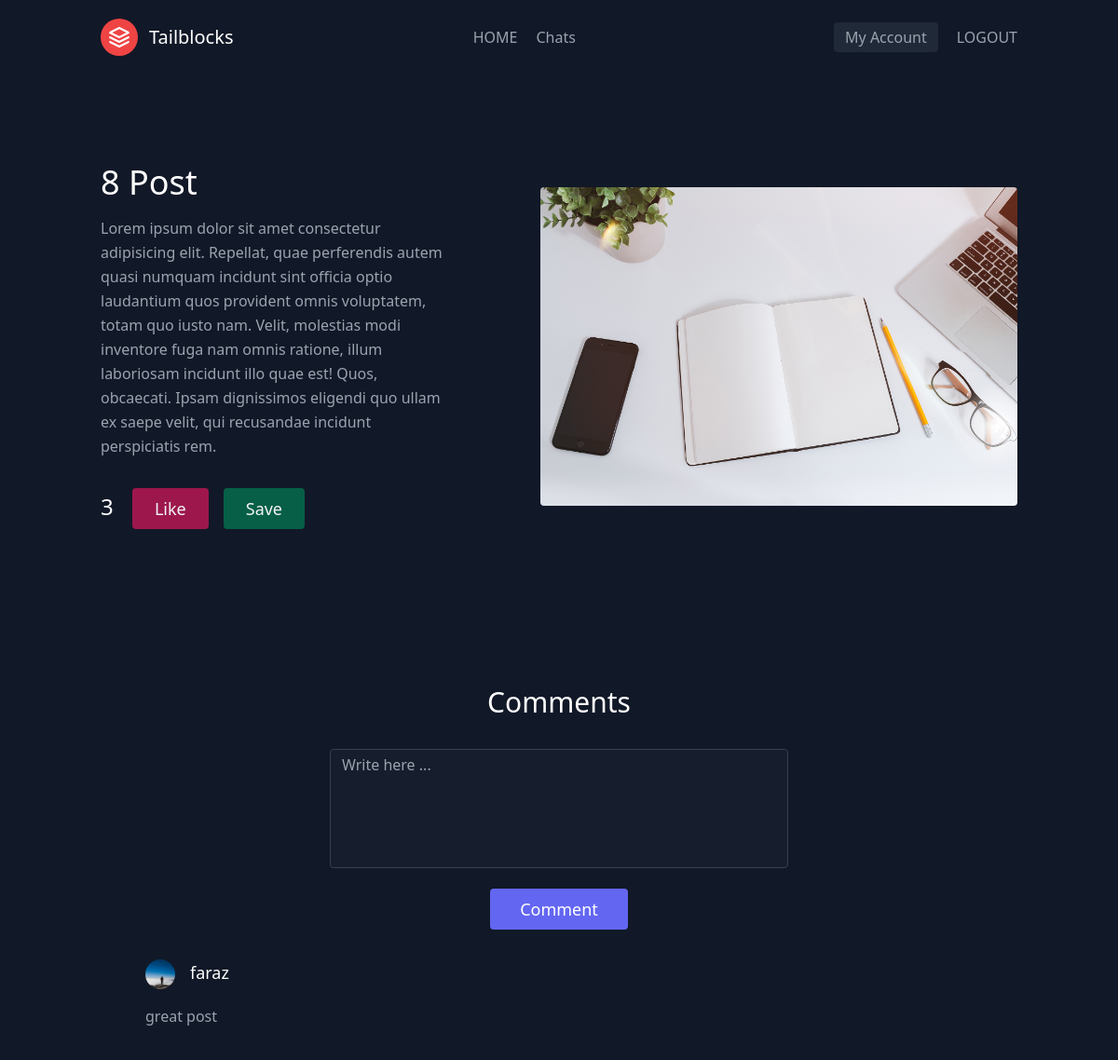
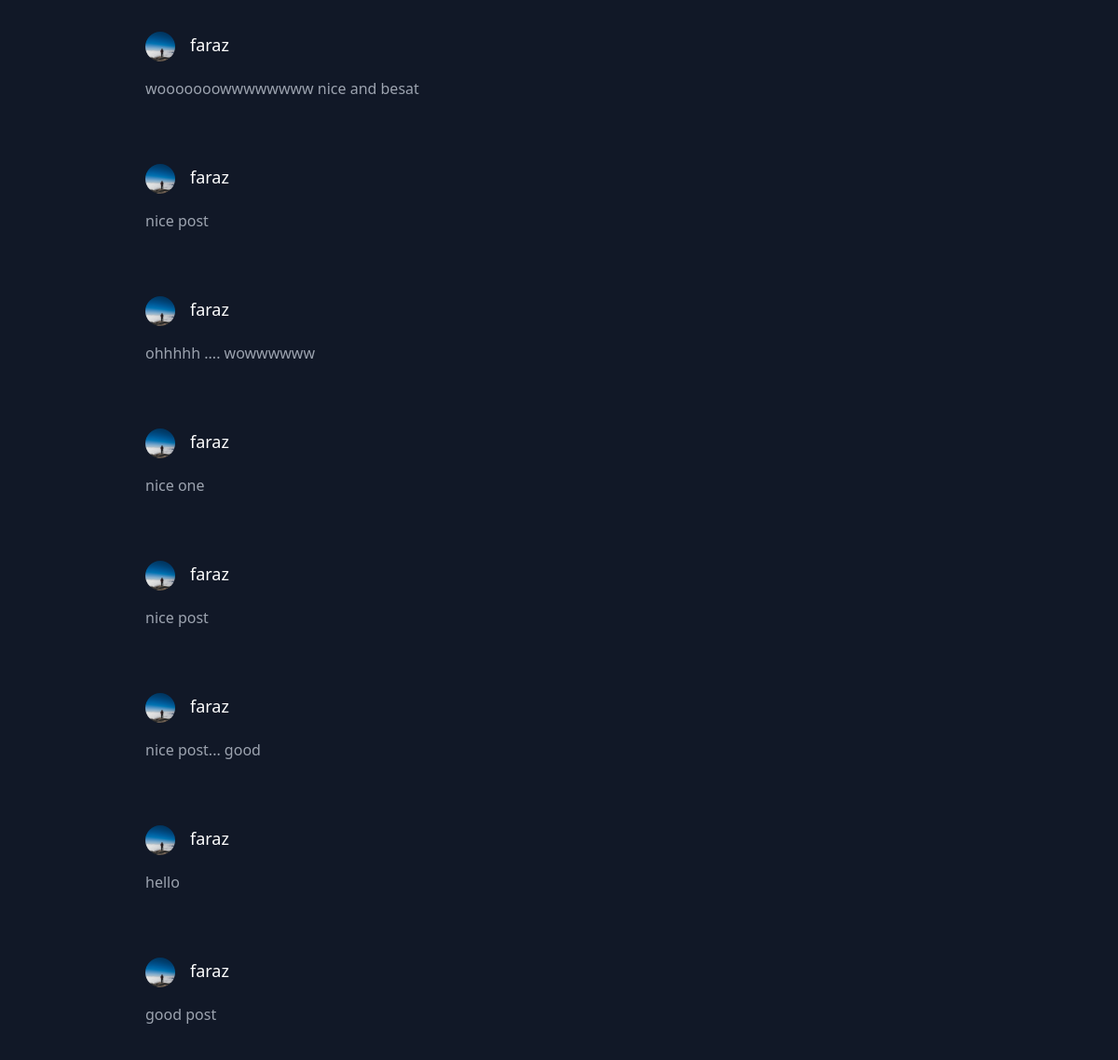
The page /individual-post/8/ (signed in) on the database its author committed (2 pictures, top to bottom).
### src_code/models.py (models this page shows, shortened)
class Post(models.Model):
    user = models.ForeignKey(User, on_delete=models.CASCADE)
    image = models.ImageField(default='default.jpg', upload_to ='media/% Y/% m/% d/',null=True, blank=True)
    post = models.TextField(null=True, blank=False)
    likes = models.ManyToManyField(User, related_name='likes', blank=True)
    tag = models.ManyToManyField(User, related_name='tags', blank=True)
    saved = models.ManyToManyField(User, related_name='saved', blank=True)
    def __str__(self):
        return str(self.pk) + " Post"

class Comments(models.Model):
    user = models.ForeignKey(User, on_delete=models.CASCADE)
    post = models.ForeignKey(Post, on_delete=models.CASCADE)
    comment = models.TextField(max_length=300, null=True, blank=True)

class Detail(models.Model):
    user = models.ForeignKey(User, on_delete=models.CASCADE)
    profile_pic = models.ImageField(default='default_pic.jpg', upload_to ='media/% Y/% m/% d/',null=True)
    name = models.CharField(max_length=200, null=True, blank=True)
    followers = models.ManyToManyField(User, related_name='followers', blank=True)
    following = models.ManyToManyField(User, related_name='following', blank=True)
    bool_abuse = models.BooleanField(default=False)
    bool_hate = models.BooleanField(default=False)

### src_code/views.py (the view)
# urls.py: path('individual-post/<int:post_id>/', views.individualPost, name='individual-post-page'),
def individualPost(request, post_id):
    post = Post.objects.get(pk=post_id)
    comments = Comments.objects.filter(post_id=post.id)
    user = Detail.objects.get(user=request.user)
    context = {
        'post':post,
        'comments':comments,
        'user':user,
    }
    return render(request, 'src_code/individual_post.html', context)

### src_code/templates/src_code/individual_post.html (shortened to what this page needs)
{% extends 'src_code/basics/base.html' %}
{% block content %}
<section class="text-gray-400 bg-gray-900 body-font">
    <div class="container mx-auto flex px-5 py-24 md:flex-row flex-col items-center">
      <div class="lg:flex-grow md:w-1/2 lg:pr-24 md:pr-16 flex flex-col md:items-start md:text-left mb-16 md:mb-0 items-center text-center">
        <h1 class="title-font sm:text-4xl text-3xl mb-4 font-medium text-white">{{post}}
        </h1>
        <p class="mb-8 leading-relaxed">{{post.post}}</p>
        <div class="flex justify-center">
          <form action="{% url 'likes-count' %}" class='like-form' id='{{post.id}}'>
            <div class="">
                <span class="title-font font-medium text-2xl text-white like-count{{post.id}}">{{post.likes.count}}</span>
                <button type="submit"
                    class="ml-4 inline-flex text-gray-100 bg-pink-800 border-0 py-2 px-6 focus:outline-none hover:bg-pink-700 hover:text-white rounded text-lg ui button like-btn{{post.id}}">
                    {% if request.user not in post.likes.all %}
                    Like
                    {% else %}
                    Unlike
                    {% endif %}
                </button>
             </div>
        </form>
<form action="{% url 'saved-post-page' %}" class='saved-form' id='{{post.id}}'>
      <button type="submit" class="ml-4 inline-flex text-gray-100 bg-green-800 border-0 py-2 px-6 focus:outline-none hover:bg-green-700 hover:text-white rounded text-lg ui button save-btn{{post.id}}">
          {% if request.user not in post.saved.all %}
                  Save
              {% else %}
                  Unsave
              {% endif %}
      </button>
</form>
        </div>
      </div>
      <div class="lg:max-w-lg lg:w-full md:w-1/2 w-5/6">
        <img class="object-cover object-center rounded" width="100%" height="30%" alt="hero" src="{{post.image.url}}">
      </div>
    </div>
  </section>
{% include 'src_code/comment.html' %}
<section class="text-gray-400 bg-gray-900 body-font">
  {% for comment in comments %}
  <div class="container px-5 py-2 mx-auto flex flex-wrap">
      <div class="flex flex-col flex-wrap lg:py-6 -mb-1 lg:w-1/2 lg:pl-12 lg:text-left text-center">
        <div class="flex flex-col mb-2 lg:items-start items-center">
          <div class="flex flex-row pb-4">
            <img class="inline object-cover w-8 h-8 flex text-left rounded-full" src="{{user.profile_pic.url}}" alt="Profile image"/>
            <h2 class="text-white text-lg title-font text-left px-4 font-medium mb-1">{{comment.user}}</h2>
        </div>
        <p class="leading-relaxed text-base">{{comment.comment}} </p>
        </div>
      </div>
    </div>
    {% endfor %}
  </section>
{% endblock content %}

### rows shown on the page
Post: id "8 Post", post "Lorem ipsum dolor sit amet consectetur adipisicing elit. Repellat, quae perferendis autem quasi numquam incidunt sint officia optio laudantium quos provident omnis voluptatem, totam quo iusto nam. Velit, molestias modi inventore fuga nam omnis ratione, illum laboriosam incidunt illo quae est! Quos, obcaecati. Ipsam dignissimos eligendi quo ullam ex saepe velit, qui recusandae incidunt perspiciatis rem.", likes.count "3", image (picture)
Comments: profile_pic (placeholder picture), user "faraz", comment "great post"
Comments: profile_pic (placeholder picture), user "faraz", comment "wooooooowwwwwwww nice and besat"
Comments: profile_pic (placeholder picture), user "faraz", comment "nice post"
Comments: profile_pic (placeholder picture), user "faraz", comment "ohhhhh .... wowwwwww"
Comments: profile_pic (placeholder picture), user "faraz", comment "nice one"
Comments: profile_pic (placeholder picture), user "faraz", comment "nice post"
Comments: profile_pic (placeholder picture), user "faraz", comment "nice post... good"
Comments: profile_pic (placeholder picture), user "faraz", comment "hello"
Comments: profile_pic (placeholder picture), user "faraz", comment "good post"
